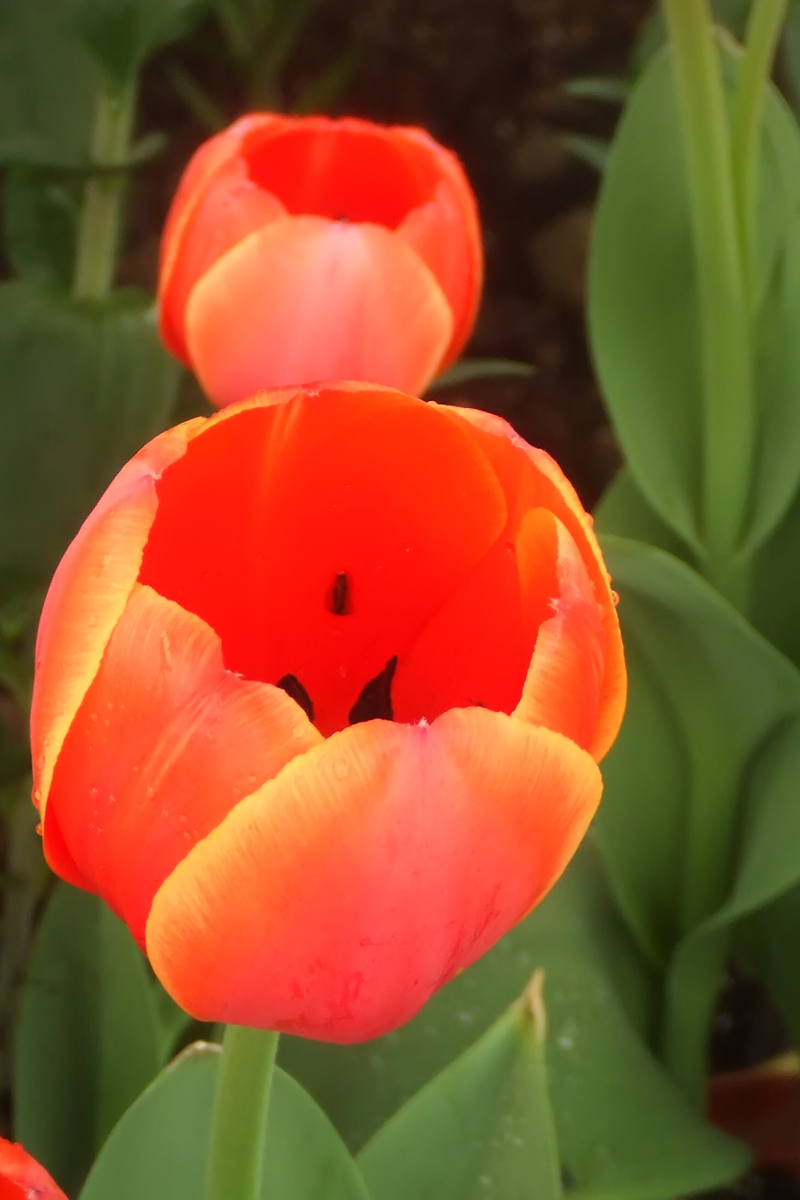
#> input picture test_guidedfilter/img_enhancement/tulips.bmp, 800 x 1200 px, found by its file name
$ python example_enhancement.py   (Python 2 division)
#> lines starting #> are read from the running program, lines starting #| are printed output that depends on the picture
### test_guidedfilter/guidedFilter.py
# -*- coding:utf8 -*-
import cv2
import numpy as np
import boxFilter as bF

def guidedfilter(I, p, r, eps):
	# guidance image: I (should be a gray-scale/single channel image)
	# filtering imput image: p (should be a gray-scale/single channel image)
	# local window radius: r
	# regularization parameter:eps
	hei, wid = I.shape[: 2]
	# the size of each local patch N=(2r+1)^2 except for boundary pixels
	N = bF.boxfilter(np.ones((hei, wid)), r)

	mean_I = bF.boxfilter(I, r) / N

	mean_p = bF.boxfilter(p, r) / N
	mean_Ip = bF.boxfilter(I * p, r) / N
	# this is the covariance of (I, p) in each local patch
	cov_Ip = mean_Ip - mean_I * mean_p

	mean_II = bF.boxfilter( I * I, r) / N
	var_I = mean_II - mean_I * mean_I

	# Eqn(5) in the paper
	a = cov_Ip / (var_I + eps)
	# Eqn(6) in the paper
	b = mean_p - a * mean_I

	mean_a = bF.boxfilter(a, r) / N
	mean_b = bF.boxfilter(b, r) / N

	# Eqn(8) in the paper
	q = mean_a * I + mean_b
	# return q, N, mean_I, mean_p, mean_Ip, cov_Ip, mean_II, var_I, a, b, mean_a, mean_b, q
	return q

### test_guidedfilter/boxFilter.py
# -*- codeing:utf8 -*-
import cv2
import numpy as np
import numpy.matlib

def boxfilter(imSrc, r):
	# r is the radius of window w
	hei, wid = imSrc.shape
	imDst = np.zeros((imSrc.shape))
	# cumulative sum over Y axis
	imCum = np.cumsum(imSrc, axis=0)
	# difference over Y axis
	imDst[0:r+1, :] = imCum[r:2*r+1, :]
	imDst[r+1:hei-r, :] = imCum[2*r+1:hei, :] - imCum[0:hei-2*r-1, :]
	imDst[hei-r:hei, :] = numpy.matlib.repmat(imCum[hei-1, :], r, 1)\
		- imCum[hei-2*r-1:hei-r-1, :]

	# cumulative sum over X axis
	imCum = np.cumsum(imDst, axis = 1)
	# difference over Y axis
	imDst[:, 0:r+1] = imCum[:, r:2*r+1]
	imDst[:, r+1:wid-r] = imCum[:, 2*r+1:wid] - imCum[:, 0:wid-2*r-1]
	imDst[:, wid-r:wid] = numpy.matlib.repmat(np.matrix(imCum[:, wid-1]).T, 1, r)\
		- imCum[:, wid-2*r-1:wid-r-1]
	return imDst

### test_guidedfilter/example_enhancement.py
 # example: detail enhancement
 # figure 6 in our paper
import cv2
import numpy as np
import guidedFilter as gf


I = (cv2.imread('/Users/bushanshan/Documents/Workspace/haze_removal/myCode/img_enhancement/tulips.bmp')) / 255.0;
p = I;
r = 16;
eps = 0.01;

q = np.zeros(I.shape);

q[:, :, 0] = gf.guidedfilter(I[:, :, 2], p[:, :, 0], r, eps);
#> in boxfilter, `imCum = np.cumsum(imSrc, axis=0)`: imSrc: shape (1200, 800) float64; every value is 1
#> in boxfilter, `imDst[:, wid-r:wid] = numpy.matlib.repmat(np.matrix(imCum[:, wid-1]).T..`: imDst: shape (1200, 800) float64; min 289, max 1089, mean 1070.4
#> in boxfilter (call 2), `imDst[hei-r:hei, :] = numpy.matlib.repmat(imCum[hei-1, :], r, 1)\ - im..`: imDst: shape (1200, 800) float64; min 1.07, max 33, mean 18.4
#> in boxfilter (call 2), `imDst[:, 0:r+1] = imCum[:, r:2*r+1]`: imDst: shape (1200, 800) float64; min 1.07, max 1070.9, mean 22.8
#> in boxfilter (call 2), `imDst[:, wid-r:wid] = numpy.matlib.repmat(np.matrix(imCum[:, wid-1]).T..`: imDst: shape (1200, 800) float64; min 21.76, max 1089, mean 605.6
#> in boxfilter (call 3), `imDst[hei-r:hei, :] = numpy.matlib.repmat(imCum[hei-1, :], r, 1)\ - im..`: imDst: shape (1200, 800) float64; min 0.149, max 21.8, mean 5.2
#> in boxfilter (call 3), `imDst[:, 0:r+1] = imCum[:, r:2*r+1]`: imDst: shape (1200, 800) float64; min 0.239, max 202.7, mean 7.1
#> in boxfilter (call 3), `imDst[:, wid-r:wid] = numpy.matlib.repmat(np.matrix(imCum[:, wid-1]).T..`: imDst: shape (1200, 800) float64; min 5.57, max 702.8, mean 170.9
#> in boxfilter (call 4), `imDst[hei-r:hei, :] = numpy.matlib.repmat(imCum[hei-1, :], r, 1)\ - im..`: imDst: shape (1200, 800) float64; min 0.0249, max 21.8, mean 3.4
#> in boxfilter (call 4), `imDst[:, 0:r+1] = imCum[:, r:2*r+1]`: imDst: shape (1200, 800) float64; min 0.0249, max 199.5, mean 3.9
#> in boxfilter (call 4), `imDst[:, wid-r:wid] = numpy.matlib.repmat(np.matrix(imCum[:, wid-1]).T..`: imDst: shape (1200, 800) float64; min 0.7, max 702.3, mean 112.4
#> in guidedfilter, `cov_Ip = mean_Ip - mean_I * mean_p`:
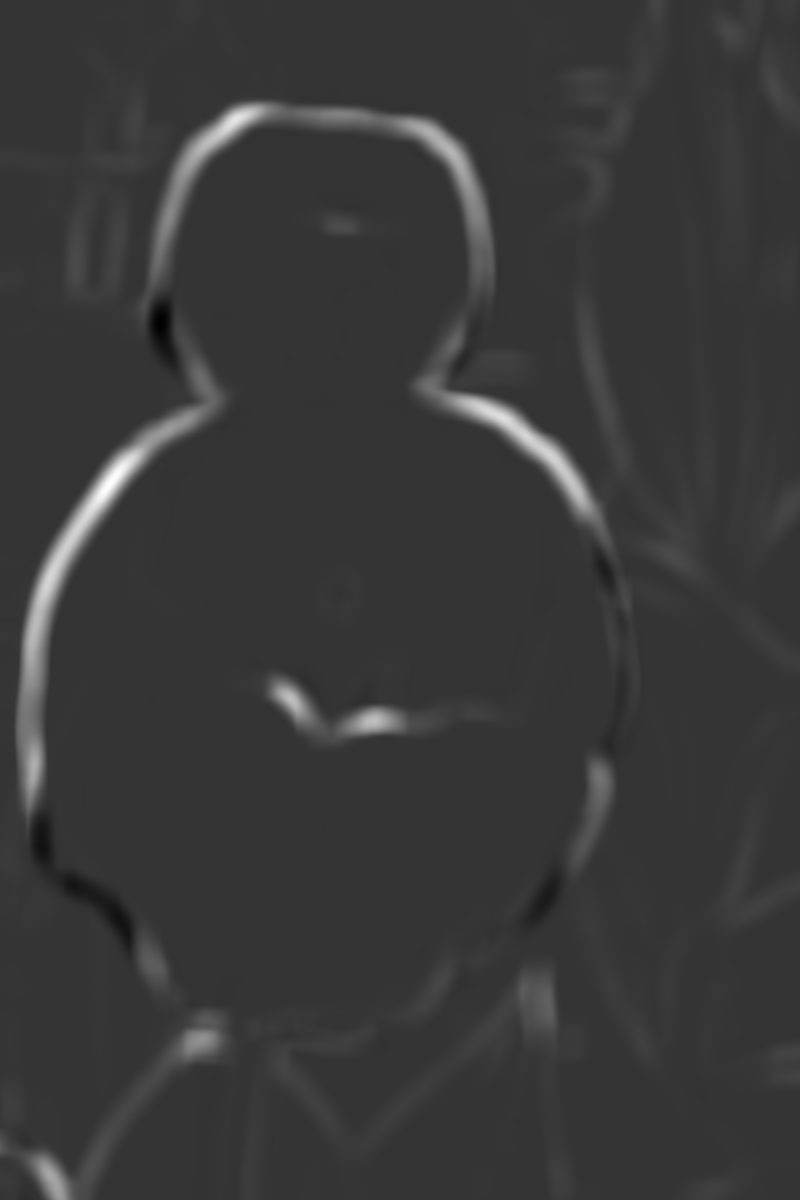
#> cov_Ip: shape (1200, 800) float64; min -0.0161, max 0.063, mean 0.00161; drawn with min black and max white
#> in boxfilter (call 5), `imDst[hei-r:hei, :] = numpy.matlib.repmat(imCum[hei-1, :], r, 1)\ - im..`: imDst: shape (1200, 800) float64; min 0.0682, max 33, mean 14.6
#> in boxfilter (call 5), `imCum = np.cumsum(imDst, axis = 1)`:
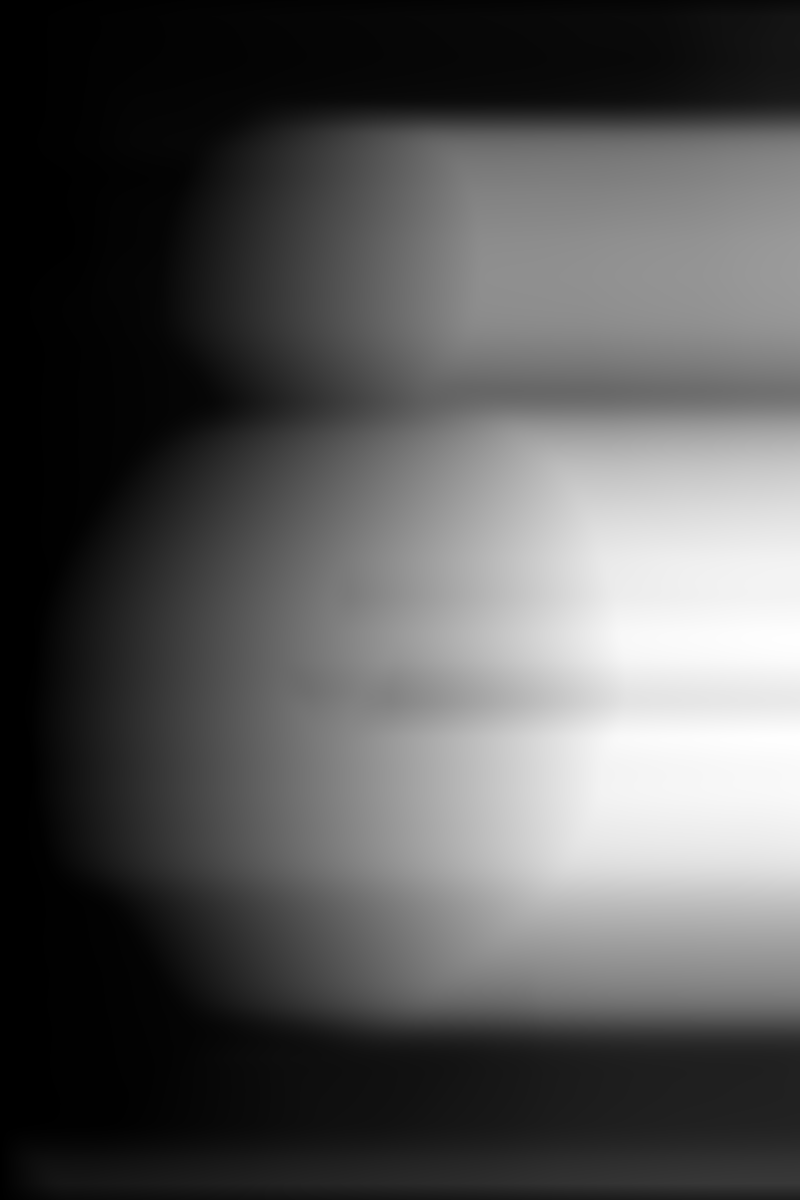
#> imCum: shape (1200, 800) float64; min 0.488, max 19636, mean 6705.7; drawn with min black and max white
#> in boxfilter (call 5), `imDst[:, 0:r+1] = imCum[:, r:2*r+1]`:
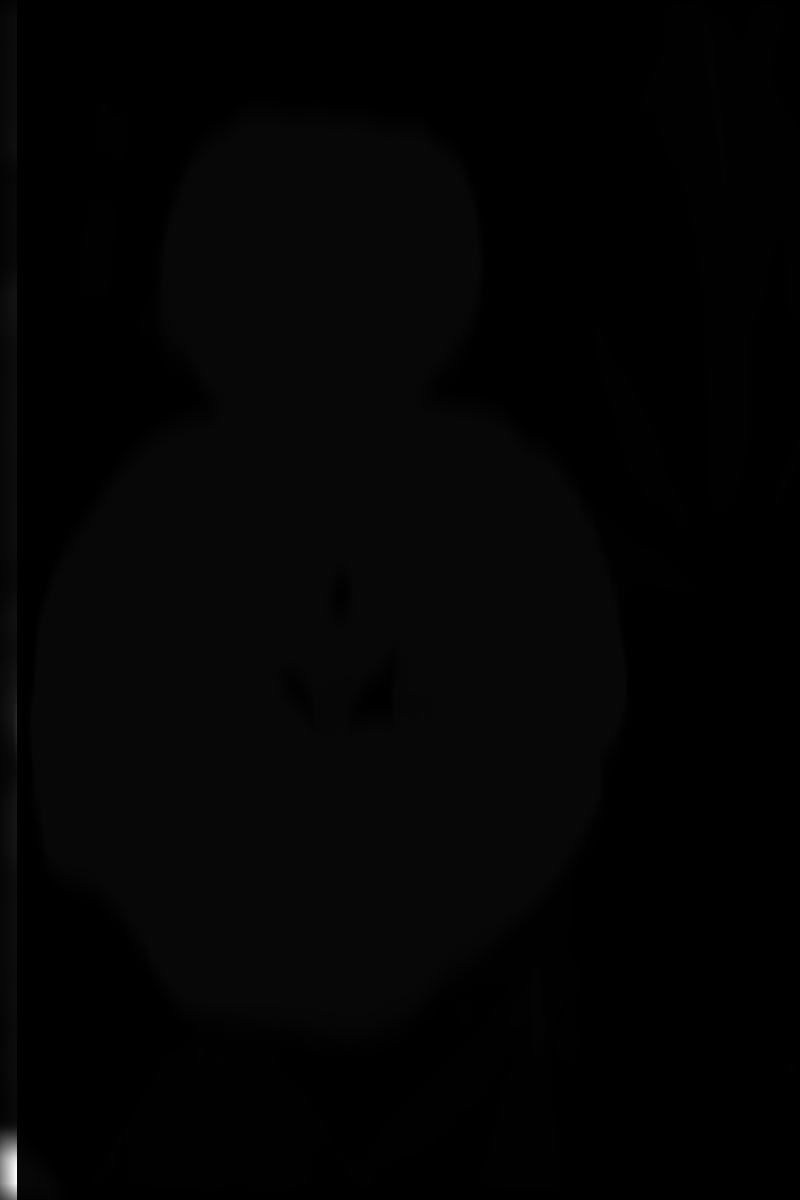
#> imDst: shape (1200, 800) float64; min 0.0682, max 1053.8, mean 16.1; drawn with min black and max white
#> in boxfilter (call 5), `imDst[:, r+1:wid-r] = imCum[:, 2*r+1:wid] - imCum[:, 0:wid-2*r-1]`:
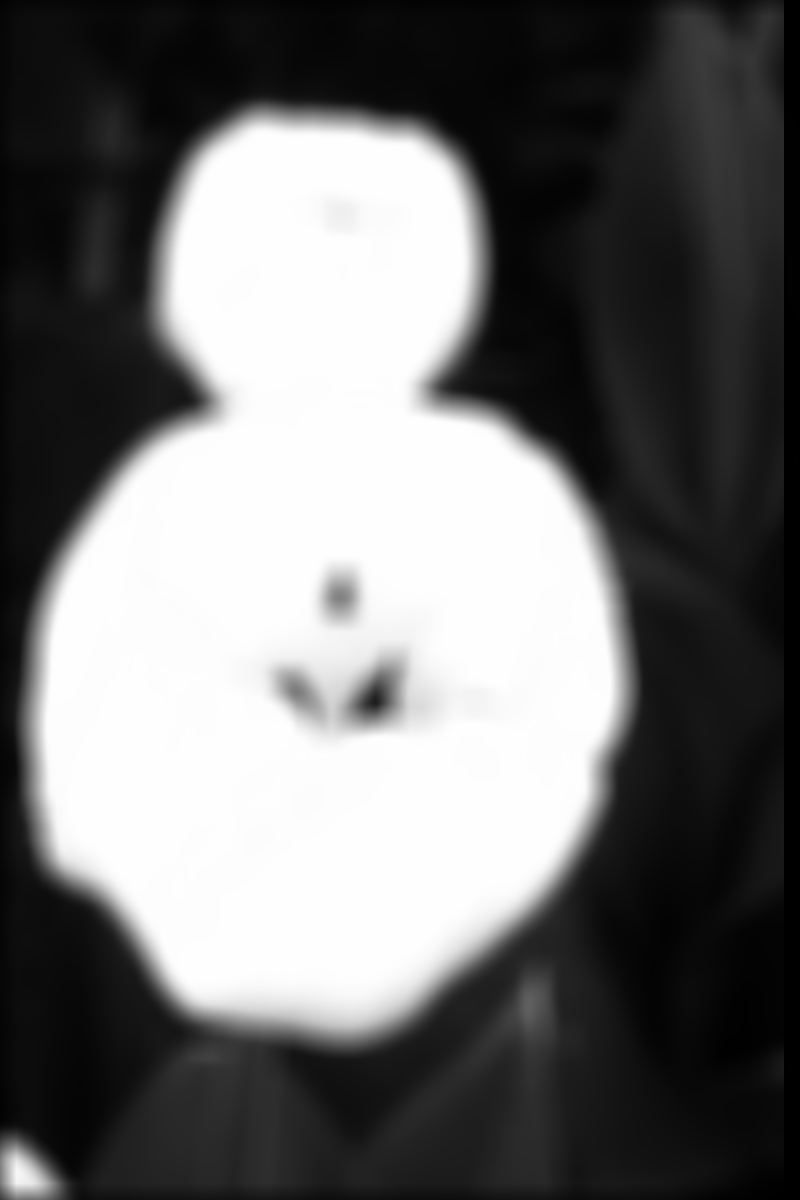
#> imDst: shape (1200, 800) float64; min 0.0858, max 1089, mean 478; drawn with min black and max white
q[:, :, 1] = gf.guidedfilter(I[:, :, 1], p[:, :, 1], r, eps);
q[:, :, 2] = gf.guidedfilter(I[:, :, 0], p[:, :, 2], r, eps);

I_enhanced = (I - q) * 5 + q;

print q.shape
#| (1200, 800, 3)
print I.shape
#| (1200, 800, 3)
print I_enhanced.shape
#| (1200, 800, 3)


cv2.imshow("I", I)
cv2.imshow("q", q)
cv2.imshow('I_enhanced', I_enhanced)
cv2.waitKey(0)
cv2.destroyAllWindows()
# figure();
# imshow([I, q, I_enhanced], [0, 1]);
